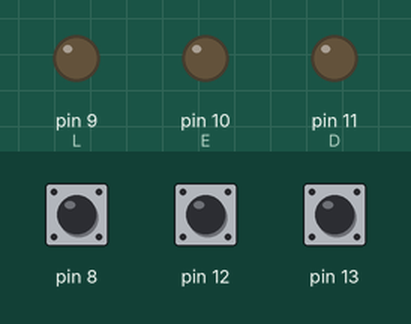
A sketch run on a simulated Arduino Uno, built with avr-gcc and run on an emulated ATmega328P. On the bench: output pins drawn as LEDs (lit = HIGH). The inputs (shaded band) are chosen by the test bench; at power-on: pin 8 HIGH, pin 12 HIGH, pin 13 HIGH.

Above: at 1.2 s.
1.3 s: pin 8 pulled LOW for 0.15 s
At 1.37 s:
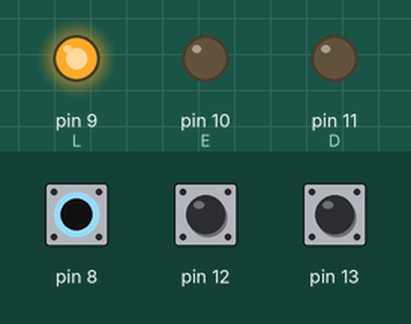
2.9 s: pin 12 pulled LOW for 0.15 s
At 2.97 s:
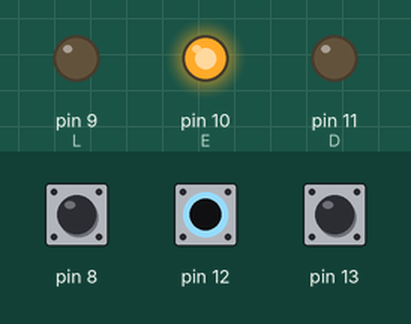
4.5 s: pin 13 pulled LOW for 0.15 s
At 4.57 s:
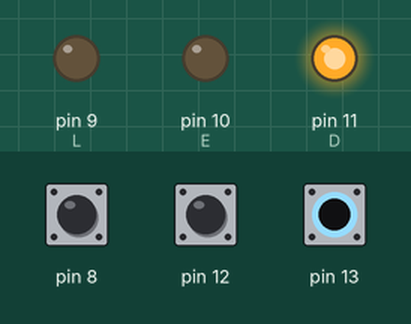
6.1 s: pin 13 pulled LOW for 3.2 s
At 10.5 s:
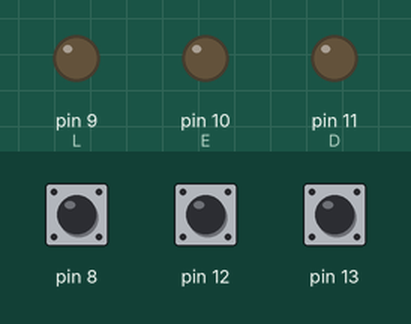
10.8 s: pin 8 pulled LOW for 3.2 s
At 11.9 s:
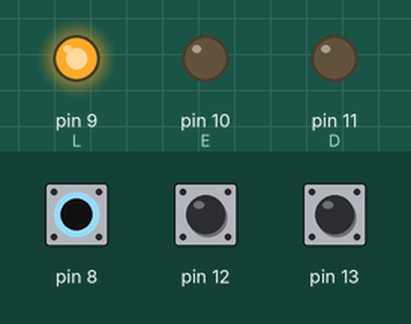
15.5 s: pin 8 driven LOW and pin 12 driven LOW
At 16.7 s:
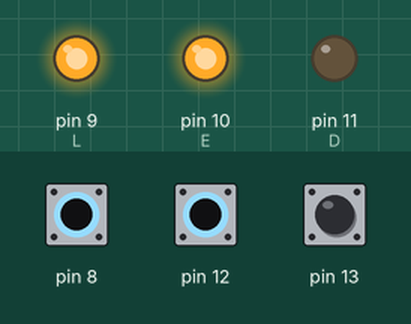
Timing chart, 0 to 18.0 s (numbered marks = the images above; inputs shaded):
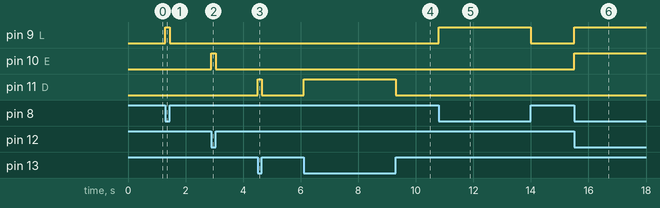

Measured:
- after the input at 1.3 s, pin 9 (L): LOW → HIGH at once, → LOW 0.15 s later
- after the input at 2.9 s, pin 10 (E): LOW → HIGH at once, → LOW 0.15 s later
- after the input at 4.5 s, pin 11 (D): LOW → HIGH at once, → LOW 0.15 s later
- after the input at 6.1 s, pin 11 (D): LOW → HIGH at once, → LOW 3.2 s later
- after the input at 10.8 s, pin 9 (L): LOW → HIGH at once, → LOW 3.2 s later
- after the input at 15.5 s, pin 9 (L), pin 10 (E): LOW → HIGH at once

The sketch:

button_3LED.ino
```cpp
# define L  9
# define E  10
# define D  11

# define B 8
# define U 12
# define T 13


void setup() {
  pinMode(9,OUTPUT);
  pinMode(10,OUTPUT);
  pinMode(11,OUTPUT);

  pinMode(8,INPUT_PULLUP);
  pinMode(12,INPUT_PULLUP);
  pinMode(13,INPUT_PULLUP);
}

void loop() {
  int s1 = digitalRead(8);
  int s2 = digitalRead(12);
  int s3 = digitalRead(13);


  if(s1 == 0) digitalWrite(L,HIGH);
  else digitalWrite(L,LOW);
  if(s2 == 0) digitalWrite(E,HIGH);
  else digitalWrite(E,LOW);
  if(s3 == 0) digitalWrite(D,HIGH);
  else digitalWrite(D,LOW);
}
```
